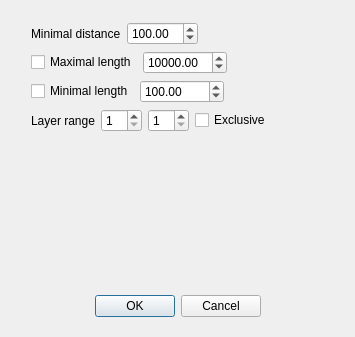
<?xml version="1.0" encoding="UTF-8"?>
<ui version="4.0">
 <class>FlyEmGeoSearchDialog</class>
 <widget class="QDialog" name="FlyEmGeoSearchDialog">
  <property name="geometry">
   <rect>
    <x>0</x>
    <y>0</y>
    <width>355</width>
    <height>337</height>
   </rect>
  </property>
  <property name="windowTitle">
   <string>Dialog</string>
  </property>
  <widget class="QDialogButtonBox" name="buttonBox">
   <property name="geometry">
    <rect>
     <x>90</x>
     <y>290</y>
     <width>171</width>
     <height>32</height>
    </rect>
   </property>
   <property name="orientation">
    <enum>Qt::Horizontal</enum>
   </property>
   <property name="standardButtons">
    <set>QDialogButtonBox::Cancel|QDialogButtonBox::Ok</set>
   </property>
  </widget>
  <widget class="QWidget" name="">
   <property name="geometry">
    <rect>
     <x>31</x>
     <y>22</y>
     <width>306</width>
     <height>187</height>
    </rect>
   </property>
   <layout class="QVBoxLayout" name="verticalLayout_2">
    <item>
     <layout class="QVBoxLayout" name="verticalLayout">
      <item>
       <layout class="QHBoxLayout" name="horizontalLayout">
        <item>
         <widget class="QLabel" name="label">
          <property name="text">
           <string>Minimal distance</string>
          </property>
         </widget>
        </item>
        <item>
         <widget class="QDoubleSpinBox" name="minDistDoubleSpinBox">
          <property name="maximum">
           <double>9999.000000000000000</double>
          </property>
          <property name="singleStep">
           <double>10.000000000000000</double>
          </property>
          <property name="value">
           <double>100.000000000000000</double>
          </property>
         </widget>
        </item>
        <item>
         <spacer name="horizontalSpacer">
          <property name="orientation">
           <enum>Qt::Horizontal</enum>
          </property>
          <property name="sizeHint" stdset="0">
           <size>
            <width>40</width>
            <height>20</height>
           </size>
          </property>
         </spacer>
        </item>
       </layout>
      </item>
      <item>
       <layout class="QHBoxLayout" name="horizontalLayout_2">
        <item>
         <widget class="QCheckBox" name="maxLengthCheckBox">
          <property name="text">
           <string>Maximal length</string>
          </property>
         </widget>
        </item>
        <item>
         <widget class="QDoubleSpinBox" name="maxLengthDoubleSpinBox">
          <property name="maximum">
           <double>99990000.000000000000000</double>
          </property>
          <property name="singleStep">
           <double>1.000000000000000</double>
          </property>
          <property name="value">
           <double>10000.000000000000000</double>
          </property>
         </widget>
        </item>
        <item>
         <spacer name="horizontalSpacer_2">
          <property name="orientation">
           <enum>Qt::Horizontal</enum>
          </property>
          <property name="sizeHint" stdset="0">
           <size>
            <width>40</width>
            <height>20</height>
           </size>
          </property>
         </spacer>
        </item>
       </layout>
      </item>
      <item>
       <layout class="QHBoxLayout" name="horizontalLayout_3">
        <item>
         <widget class="QCheckBox" name="minLengthCheckBox">
          <property name="text">
           <string>Minimal length</string>
          </property>
         </widget>
        </item>
        <item>
         <widget class="QDoubleSpinBox" name="minLengthDoubleSpinBox">
          <property name="maximum">
           <double>99990000.000000000000000</double>
          </property>
          <property name="value">
           <double>100.000000000000000</double>
          </property>
         </widget>
        </item>
        <item>
         <spacer name="horizontalSpacer_3">
          <property name="orientation">
           <enum>Qt::Horizontal</enum>
          </property>
          <property name="sizeHint" stdset="0">
           <size>
            <width>40</width>
            <height>20</height>
           </size>
          </property>
         </spacer>
        </item>
       </layout>
      </item>
      <item>
       <layout class="QHBoxLayout" name="horizontalLayout_5">
        <item>
         <layout class="QHBoxLayout" name="horizontalLayout_4">
          <item>
           <widget class="QLabel" name="label_2">
            <property name="text">
             <string>Layer range</string>
            </property>
           </widget>
          </item>
          <item>
           <widget class="QSpinBox" name="minLayerSpinBox">
            <property name="minimum">
             <number>1</number>
            </property>
            <property name="maximum">
             <number>10</number>
            </property>
           </widget>
          </item>
          <item>
           <widget class="QSpinBox" name="maxLayerSpinBox">
            <property name="minimum">
             <number>1</number>
            </property>
            <property name="maximum">
             <number>10</number>
            </property>
           </widget>
          </item>
         </layout>
        </item>
        <item>
         <widget class="QCheckBox" name="exclusiveCheckBox">
          <property name="text">
           <string>Exclusive</string>
          </property>
         </widget>
        </item>
       </layout>
      </item>
     </layout>
    </item>
    <item>
     <spacer name="verticalSpacer">
      <property name="orientation">
       <enum>Qt::Vertical</enum>
      </property>
      <property name="sizeHint" stdset="0">
       <size>
        <width>20</width>
        <height>18</height>
       </size>
      </property>
     </spacer>
    </item>
   </layout>
  </widget>
 </widget>
 <resources/>
 <connections>
  <connection>
   <sender>buttonBox</sender>
   <signal>accepted()</signal>
   <receiver>FlyEmGeoSearchDialog</receiver>
   <slot>accept()</slot>
   <hints>
    <hint type="sourcelabel">
     <x>248</x>
     <y>254</y>
    </hint>
    <hint type="destinationlabel">
     <x>157</x>
     <y>274</y>
    </hint>
   </hints>
  </connection>
  <connection>
   <sender>buttonBox</sender>
   <signal>rejected()</signal>
   <receiver>FlyEmGeoSearchDialog</receiver>
   <slot>reject()</slot>
   <hints>
    <hint type="sourcelabel">
     <x>260</x>
     <y>250</y>
    </hint>
    <hint type="destinationlabel">
     <x>286</x>
     <y>274</y>
    </hint>
   </hints>
  </connection>
  <connection>
   <sender>maxLengthCheckBox</sender>
   <signal>toggled(bool)</signal>
   <receiver>maxLengthDoubleSpinBox</receiver>
   <slot>setVisible(bool)</slot>
   <hints>
    <hint type="sourcelabel">
     <x>54</x>
     <y>84</y>
    </hint>
    <hint type="destinationlabel">
     <x>268</x>
     <y>86</y>
    </hint>
   </hints>
  </connection>
  <connection>
   <sender>minLengthCheckBox</sender>
   <signal>toggled(bool)</signal>
   <receiver>minLengthDoubleSpinBox</receiver>
   <slot>setVisible(bool)</slot>
   <hints>
    <hint type="sourcelabel">
     <x>106</x>
     <y>126</y>
    </hint>
    <hint type="destinationlabel">
     <x>268</x>
     <y>128</y>
    </hint>
   </hints>
  </connection>
 </connections>
</ui>
